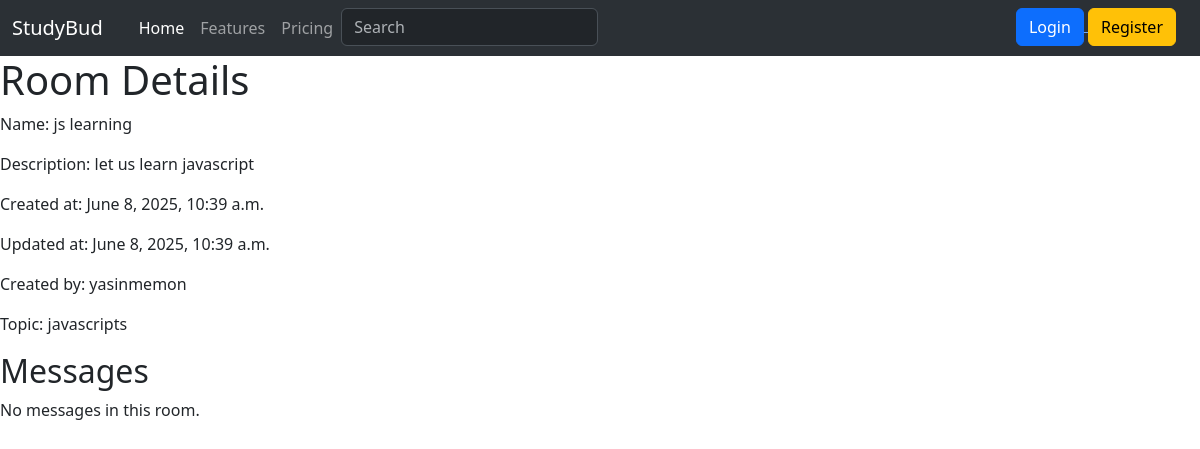
Screenshot of /room/7/ with the database file from the repository.
### base/models.py (models this page shows, shortened)
class Room(models.Model):
    host = models.ForeignKey(User, on_delete=models.SET_NULL, null=True)
    topic = models.ForeignKey(Topic, on_delete=models.SET_NULL, null=True)
    name = models.CharField(max_length=200)
    description = models.TextField(null=True, blank=True)
    updated = models.DateTimeField(auto_now=True)
    created = models.DateTimeField(auto_now_add=True)
    class Meta():
        ordering = ['-updated', '-created']

class Topic(models.Model):
    name = models.CharField(max_length=200)

### base/views.py (the view)
# urls.py: path('room/<str:pk>/', views.room, name='room'),
def room(request, pk):
    room = Room.objects.get(id=pk)
    return render(request, 'base/room.html', {'room': room})

### base/templates/base/room.html
{% extends "main.html" %} {% block content %}
<h1>Room Details</h1>
<p>Name: {{ room.name }}</p>
<p>Description: {{ room.description }}</p>
<p>Created at: {{ room.created }}</p>
<p>Updated at: {{ room.updated }}</p>
<p>Created by: {{ room.host.username }}</p>
<p>Topic: {{ room.topic.name }}</p>
<h2>Messages</h2>
{% if messages %}
<ul>
  {% for message in messages %}
  <li>
    {{ message.content }} - {{ message.created }} by {{ message.user.username }}
  </li>
  {% endfor %}
</ul>
{% else %}
<p>No messages in this room.</p>
{% endif %} {% endblock %}

### rows the page displays
Room: name "js learning", description "let us learn javascript", created "June 8, 2025, 10:39 a.m.", updated "June 8, 2025, 10:39 a.m.", host.username "yasinmemon", topic.name "javascripts"
